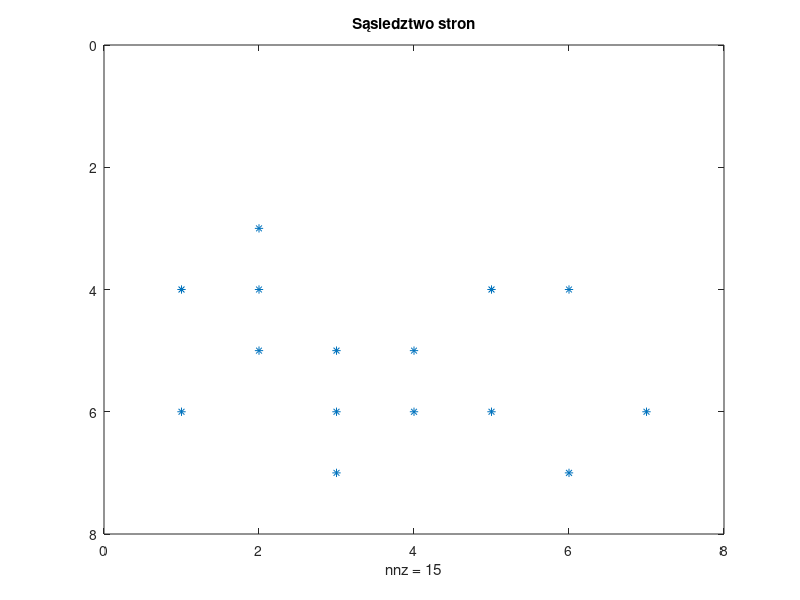
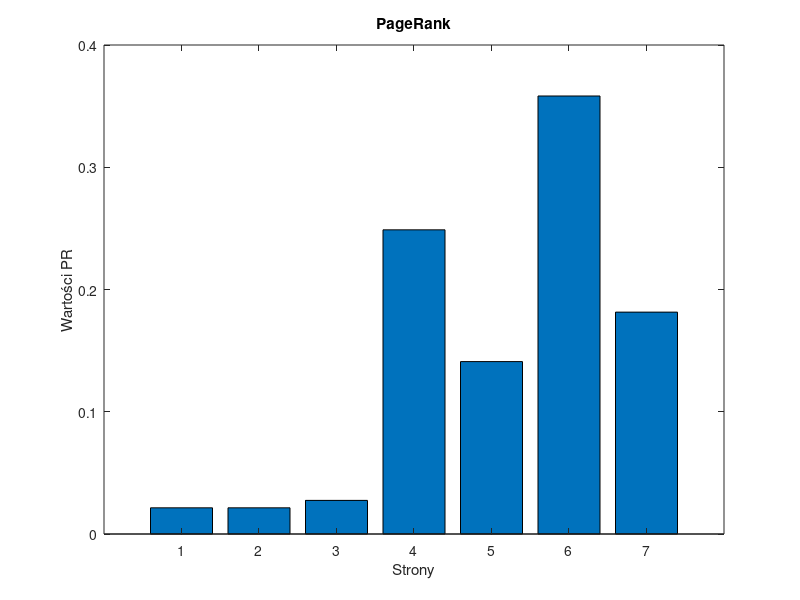

MATLAB code for these plots, in order:
function zadanie2()
    N = 7;
    d=0.85;
    Edges=[1,1,2,2,2,3,3,3,4,4,5,5,6,6,7;
           4,6,3,4,5,5,6,7,5,6,4,6,4,7,6,];

    B = sparse(Edges(2,:), Edges(1,:), ones(1, size(Edges,2)), N, N);
    L=sum(B)';
    I=speye(N);
    A = spdiags(1./L,0:0,N,N);
    M = sparse(I - d*B*A);
 
    b = zeros(N,1);
    b(:,1) = (1 - d)/N;
    
   whos A B I M b

   spy(B)
   title('Sąsiedztwo stron')
   print -dpng spy_b.png

   r = M\b;

   bar(r)
   title('PageRank')
   xlabel("Strony")
   ylabel('Wartości PR')
   print -dpng bar.png

end